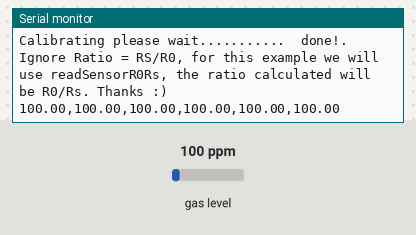
The sketch below on a simulated Arduino Uno, built with avr-gcc and run on an emulated ATmega328P. Shown: the last lines printed to the serial monitor. Inputs (shaded band) come from the test bench; at power-on: gas level 100 ppm.

Above: at 1.2 s.
1.3 s: gas level set to 20 ppm
At 2.8 s:
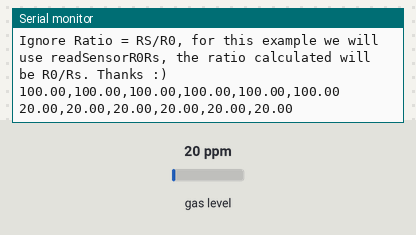
3.4 s: gas level set to 250 ppm
At 5.6 s:
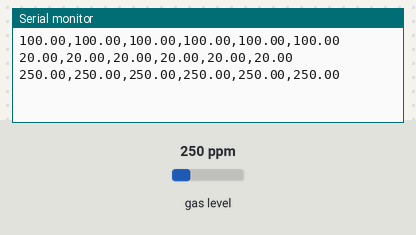
Timing chart, 0 to 7.1 s (numbered marks = the images above; inputs shaded):
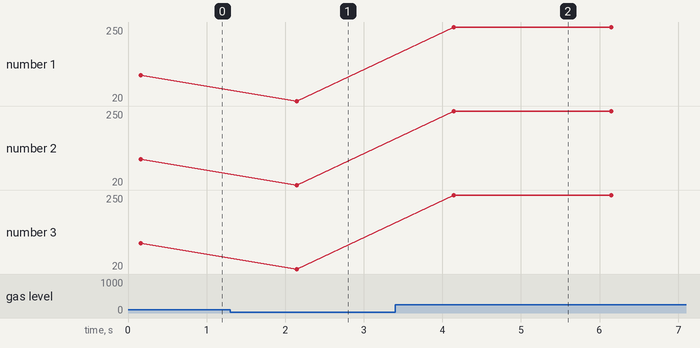

The sketch:

testMQ131.ino
```cpp
//Include the library
#include <MQUnifiedsensor.h>

//Definitions
#define placa "Arduino UNO"
#define Voltage_Resolution 5
#define pin A5 //Analog input 0 of your arduino
#define type "MQ-131" //MQ131
#define ADC_Bit_Resolution 10 // For arduino UNO/MEGA/NANO
#define RatioMQ131CleanAir 15 //RS / R0 = 15 ppm
//#define calibration_button 13 //Pin to calibrate your sensor

MQUnifiedsensor MQ131(placa, Voltage_Resolution, ADC_Bit_Resolution, pin, type);

void setup() {
  Serial.begin(9600);
  MQ131.setRegressionMethod(1); //_PPM =  a*ratio^b
  MQ131.init();
  Serial.print("Calibrating please wait.");
  float calcR0 = 0;
  for(int i = 1; i<=10; i ++)
  {
    MQ131.update(); // Update data, the arduino will read the voltage from the analog pin
    calcR0 += MQ131.calibrate(RatioMQ131CleanAir);
    Serial.print(".");
  }
  MQ131.setR0(calcR0/10);
  Serial.println("  done!.");

  if(isinf(calcR0)) {Serial.println("Warning: Conection issue, R0 is infinite (Open circuit detected) please check your wiring and supply"); while(1);}
  if(calcR0 == 0){Serial.println("Warning: Conection issue found, R0 is zero (Analog pin shorts to ground) please check your wiring and supply"); while(1);}
  /*****************************  MQ CAlibration ********************************************/
  MQ131.serialDebug(true);
  Serial.println("Ignore Ratio = RS/R0, for this example we will use readSensorR0Rs, the ratio calculated will be R0/Rs. Thanks :)");
}

void loop() {
  MQ131.update(); // Update data, the arduino will read the voltage from the analog pin
  String SEP = String(",");
  //NOx
  MQ131.setA(-462.43); MQ131.setB(-2.204);
  float nox = MQ131.readSensor();
  float nox2 = MQ131.readSensorR0Rs();
  //CL2
  MQ131.setA(47.209); MQ131.setB(-1.186);
  float cl2 = MQ131.readSensor();
  float cl22 = MQ131.readSensorR0Rs();
  //O3
  MQ131.setA(23.943); MQ131.setB(-1.11);
  float o3 = MQ131.readSensor();
  float o32 = MQ131.readSensorR0Rs();
  Serial.println(nox+SEP+nox2+SEP+cl2+SEP+cl22+SEP+o3+SEP+o32);
  delay(2000);
}
```

Measured:
- after the input at 1.3 s, the serial monitor: prints a new line after 0.84 s (image 1)
- after the input at 3.4 s, the serial monitor: prints a new line after 0.75 s (image 2)
- plotted number 1: 100 → 20 after the input at 1.3 s, 20 → 250 after the input at 3.4 s
- plotted number 2: 100 → 20 after the input at 1.3 s, 20 → 250 after the input at 3.4 s
- plotted number 3: 100 → 20 after the input at 1.3 s, 20 → 250 after the input at 3.4 s
